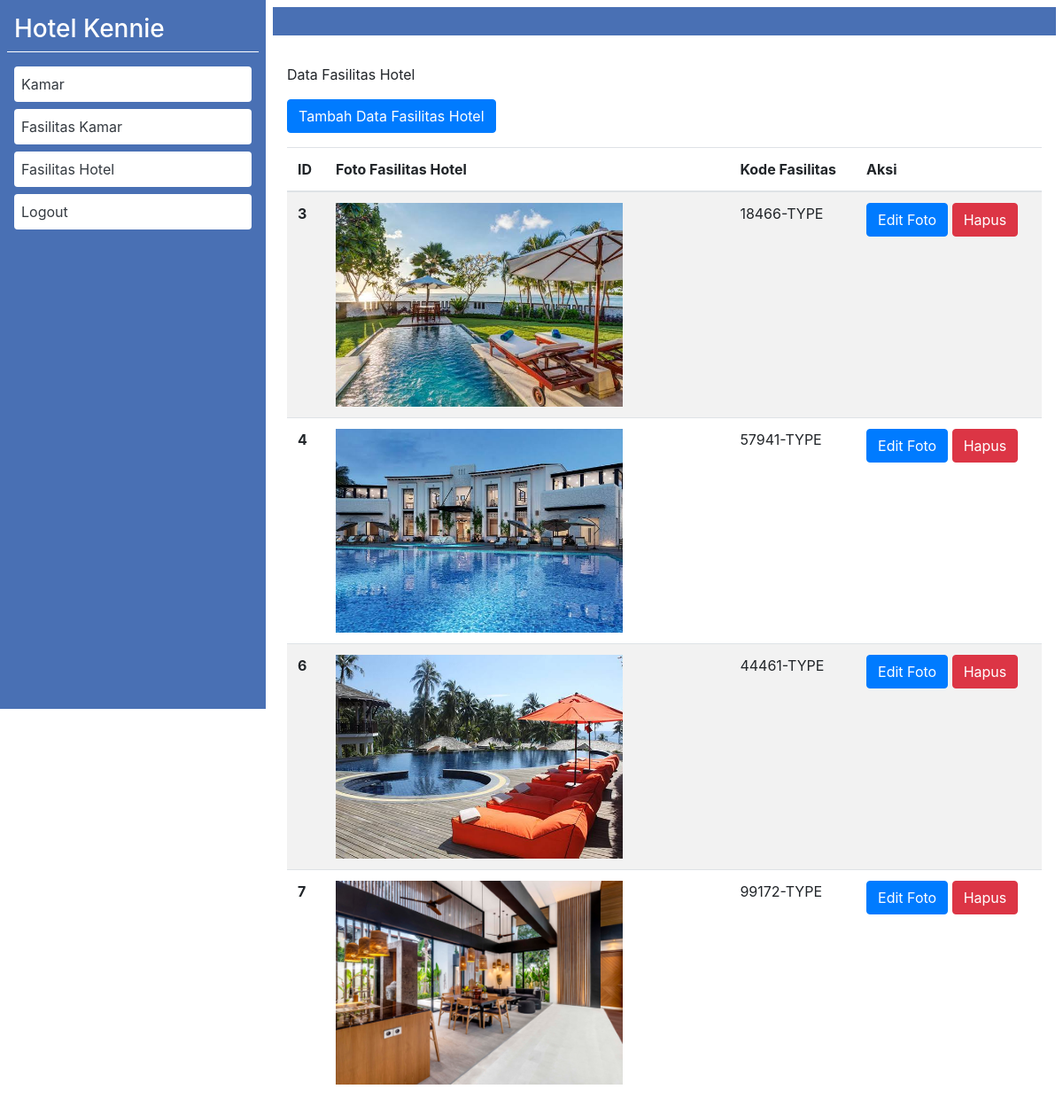
/nike22/admin/fasilitas-hotel.php (signed in), run on the app's committed database.
### tables this page shows
CREATE TABLE `datahotel` (
  `id` int(11) NOT NULL,
  `fotoHotel` text NOT NULL,
  `namaHotel` text NOT NULL,
  `kodeHotel` text NOT NULL,
  `fasilitas` text NOT NULL,
  `dates` text NOT NULL
);

### nike22/admin/fasilitas-hotel.php (the view, shortened to what this page needs)
<?php
include "../koneksi.php";
?>
<!DOCTYPE html>
<html>
<head>
    <link rel="stylesheet" href="../styleser.css" type="text/css" media="all" />
    <link rel="stylesheet" href="reset.css" type="text/css" media="all" />
    <link rel="stylesheet" href="../css/bootstrap.css" type="text/css" media="all" />
    <link rel="stylesheet" href="../cssico/ardesico.css" type="text/css" media="all" />
</head>
<body class="max mx-auto">
    <section id="wrappes">
        <div class="col-12">
            <div class="row">
                <div class="col-lg-3 p-2 bg-primary-2 text-white vh-100">
                    <div class="navSide border-bottom border-white">
                        <div class="logos p-2">
                            <h1 class="m-0 p-0 h3">Hotel Kennie</h1>
                        </div>
                    </div>
                    <div class="mt-2 p-2">
                        <div class="p-2 mb-2 bg-white radius-1">
                            <a class="text-dark" href="index.php">Kamar</a>
                        </div>
                        <div class="p-2 mb-2 bg-white radius-1">
                            <a class="text-dark" href="fasilitas-kamar.php">Fasilitas Kamar</a>
                        </div>
                        <div class="p-2 mb-2 bg-white radius-1">
                            <a class="text-dark" href="fasilitas-hotel.php">Fasilitas Hotel</a>
                        </div>
                        <div class="p-2 mb-2 bg-white radius-1">
                            <a class="text-dark" href="../logout.php">Logout</a>
                        </div>
                    </div>
                </div>
                <div class="col-lg-9 p-2">
                    <div class="bg-primary-2 p-3"></div>
                    <div class="p-3">
                        <div class="my-3">
                            Data Fasilitas Hotel
                        </div>
                        <div class="m-0">
                            <button onclick="openModal3()" class="btn btn-primary bg-primary-2">Tambah Data Fasilitas Hotel</button>
                        </div>
                        <table class="table mt-3 table-striped">
                            <thead>
                                <tr>
                                    <th scope="col">ID</th>
                                    <th scope="col">Foto Fasilitas Hotel</th>
                                    <th scope="col">Kode Fasilitas</th>
                                    <th scope="col">Aksi</th>
                                </tr>
                            </thead>
                            <tbody>
                                <?php
                                $query = mysqli_query($conn,"SELECT * FROM dataHotel ORDER By id ASC");
                                while($row = mysqli_fetch_array($query)){
                                ?>
                                <tr>
                                    <th scope="row">
<?php echo $row['id']; ?>
                                    </th>
                                    <td><img width="75%" height="230" class="cover" src="../proses/gambar/<?php echo $row['fotoHotel']; ?>"/></td>
                                    <td><?php echo $row['kodeHotel']; ?></td>
                                    <td>
                                        <a class="btn btn-primary" href="proses/editFotoHotel.php?id=<?php echo $row['id']; ?>">Edit Foto</a>
                                        <a class="btn btn-danger" href="proses/deleteDataHotel.php?id=<?php echo $row['id']; ?>">Hapus</a>
                                    </td>
                                </tr>
                                <?php } ?>
                            </tbody>
                        </table>
                    </div>
                </div>
            </div>
        </div>
    </section>
</body>
</html>

### nike22/styleser.css (style rules this page uses)
.cover { object-fit: cover; }
.max { max-width: 1200px; }
.radius-1 { border-radius: 4px; }
.bg-primary-2 { background-color: #4970B4; }

### data on the page
datahotel: id "3", fotoHotel (picture), kodeHotel "18466-TYPE"
datahotel: id "4", fotoHotel (picture), kodeHotel "57941-TYPE"
datahotel: id "6", fotoHotel (picture), kodeHotel "44461-TYPE"
datahotel: id "7", fotoHotel (picture), kodeHotel "99172-TYPE"
